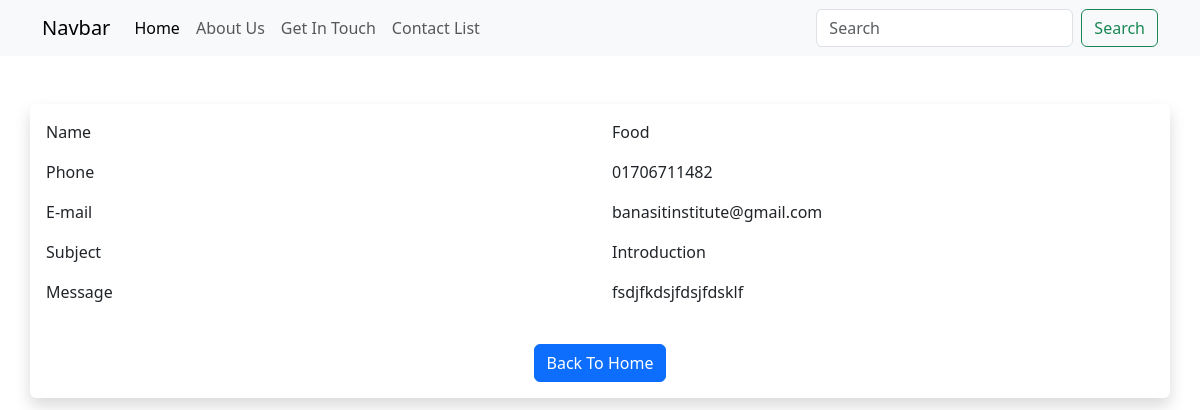
Screenshot of /contact/view/19/ with the database file from the repository.
### firstapp/models.py (models this page shows, shortened)
class Contact(models.Model):
    name = models.CharField(max_length=255)
    phone = models.CharField(max_length=15)
    email = models.EmailField()
    subject = models.CharField(max_length=255)
    message = models.TextField()
    created_at = models.DateTimeField(auto_now_add=True)
    updated_at = models.DateTimeField(auto_now=True)
    class Meta:
        verbose_name = 'Contact'
        verbose_name_plural = 'Contacts'

### firstapp/views.py (the view)
# urls.py: path('contact/view/<int:pk>/', views.contact_view, name="contact_view"),
def contact_view(request, pk=None):
    contact = Contact.objects.get(pk=pk)
    return render(request, 'contact_view.html', {'contact': contact})

### firstapp/templates/contact_view.html
{% extends "base.html" %}
{% block content %}
<section id="contact">
<div class="container">
    <div class="row justify-content-center align-items-center my-5">
        <div class="col-12 shadow p-3 rounded">
            <div class="row">
                <div class="col">
                    <p>Name</p>
                </div>
                <div class="col">
                    {{ contact.name }}
                </div>
            </div>
            <div class="row">
                <div class="col">
                    <p>Phone</p>
                </div>
                <div class="col">
                    {{ contact.phone }}
                </div>
            </div>
            <div class="row">
                <div class="col">
                    <p>E-mail</p>
                </div>
                <div class="col">
                    {{ contact.email }}
                </div>
            </div>
            <div class="row">
                <div class="col">
                    <p>Subject</p>
                </div>
                <div class="col">
                    {{ contact.subject }}
                </div>
            </div>
            <div class="row">
                <div class="col">
                    <p>Message</p>
                </div>
                <div class="col">
                    {{ contact.message }}
                </div>
            </div>
            <div class="text-center mt-4">
                <a href="/" class="btn btn-primary">Back To Home</a>
            </div>
        </div>
    </div>
</div>
</section>
{% endblock content %}

### rows the page displays
Contact: name "Food", phone "01706711482", email "banasitinstitute@gmail.com", subject "Introduction", message "fsdjfkdsjfdsjfdsklf"
